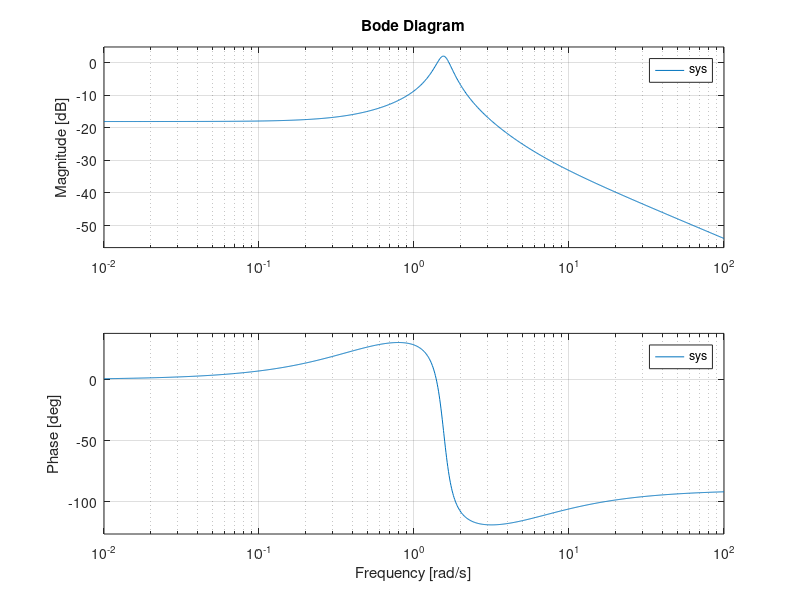
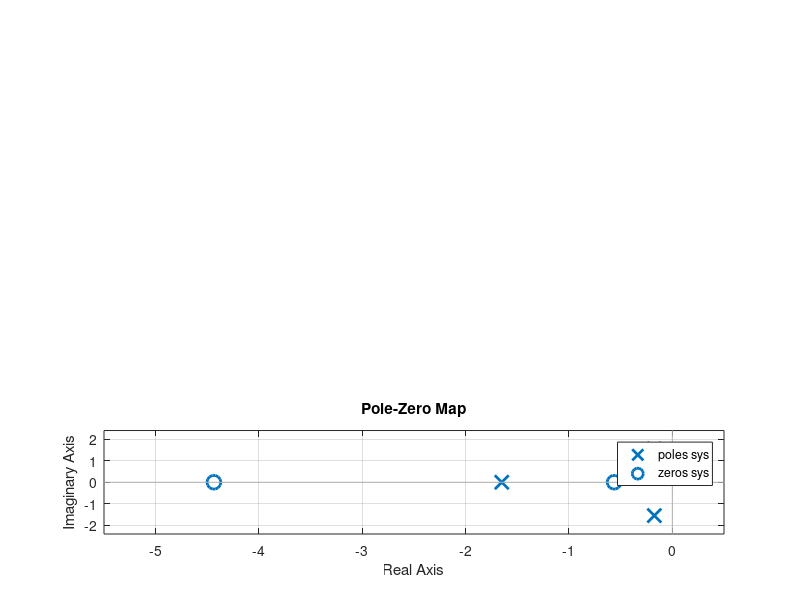

Write the MATLAB code that produced these figures, in order.
% Hardik Chhabra - 2020UEA6504
Kp = 1;
Ki = 0.5;
Kd = 0.2;
num = [Kd, Kp, Ki];
den = [1, 2, 3, 4];

sys = tf(num, den)

figure;
bode(sys)

figure;
subplot(311)
step(sys)

subplot(312)
impulse(sys)

subplot(313)
pzmap(sys)